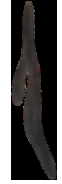
#> input picture UV_synthesis/original convergence/c4.png, 62 x 184 px, found by its file name
$ python c4.py
#> lines starting #> are read from the running program, lines starting #| are printed output that depends on the picture; after the words box and inside, x2 and y2 are one past the last pixel; in counts of white or black regions, pixels touching at a corner belong together
'''
e1
'''

import cv2
import numpy as np
import math
import matplotlib.pyplot as plt

def localTranslationWarpFastWithStrength(srcImg, startX, startY, endX, endY, radius, strength):
    ddradius = float(radius * radius)
    copyImg = np.zeros(srcImg.shape, np.uint8)
    copyImg = srcImg.copy()

    maskImg = np.zeros(srcImg.shape[:2], np.uint8)
    cv2.circle(maskImg, (startX, startY), math.ceil(radius), (255, 255, 255), -1)

    K0 = 100 / strength

    # 计算公式中的|m-c|^2
    ddmc_x = (endX - startX) * (endX - startX)
    ddmc_y = (endY - startY) * (endY - startY)
    H, W, C = srcImg.shape

    mapX = np.vstack([np.arange(W).astype(np.float32).reshape(1, -1)] * H)
    mapY = np.hstack([np.arange(H).astype(np.float32).reshape(-1, 1)] * W)

    distance_x = (mapX - startX) * (mapX - startX)
    distance_y = (mapY - startY) * (mapY - startY)
    distance = distance_x + distance_y
    K1 = np.sqrt(distance)
    ratio_x = (ddradius - distance_x) / (ddradius - distance_x + K0 * ddmc_x)
    ratio_y = (ddradius - distance_y) / (ddradius - distance_y + K0 * ddmc_y)
    ratio_x = ratio_x * ratio_x
    ratio_y = ratio_y * ratio_y

    UX = mapX - ratio_x * (endX - startX) * (1 - K1 / radius)
    UY = mapY - ratio_y * (endY - startY) * (1 - K1 / radius)

    np.copyto(UX, mapX, where=maskImg == 0)
    np.copyto(UY, mapY, where=maskImg == 0)
    UX = UX.astype(np.float32)
    UY = UY.astype(np.float32)
    copyImg = cv2.remap(srcImg, UX, UY, interpolation=cv2.INTER_LINEAR)

    return copyImg


#连续变换并保存j次图像
for j in range(8):

    # 读取图像，包括透明度通道
    img = cv2.imread('original convergence/c4.png', cv2.IMREAD_UNCHANGED)
#> img is the input picture: shape (184, 62, 4); mean B, G, R, A 84, 84.6, 86, 46.7

    # 定义原始关键点
    src_points = np.int_([[28,16],[18,94],[43,152],[32,117]])

    #图像中心坐标
    center = (30,94)

    # 生成随机值
    '''此处随机值的大小代表了液化的移动程度'''
    rand_val = np.random.randint(1, 20)

    # 计算新的关键点，并转换为int
    dst_points = (src_points + np.random.randint(-rand_val, rand_val, src_points.shape)).astype(np.int_)

    #对每个关键点使用localTranslationWarpFastWithStrength函数
    for i in range(len(src_points)):
        img = localTranslationWarpFastWithStrength(img, src_points[i][0], src_points[i][1], dst_points[i][0], dst_points[i][1], 50, 200)
#> this loop made 4 passes
#> (ddmc_x in localTranslationWarpFastWithStrength, ddmc_y in localTranslationWarpFastWithStrength) on passes 1 to 4: (4, 64), (169, 100), (100, 36), (16, 36)
#> pass 1, in localTranslationWarpFastWithStrength, `distance_x = (mapX - startX) * (mapX - startX)`:
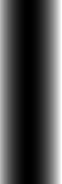
#> distance_x: shape (184, 62) float32; min 0, max 1089, mean 326.5; drawn with min black and max white
#> pass 1, in localTranslationWarpFastWithStrength, `distance_y = (mapY - startY) * (mapY - startY)`:
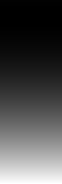
#> distance_y: shape (184, 62) float32; min 0, max 27889, mean 8521.5; drawn with min black and max white
#> pass 1, in localTranslationWarpFastWithStrength, `K1 = np.sqrt(distance)`:
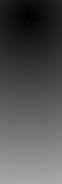
#> K1: shape (184, 62) float32; min 0, max 170.2, mean 80.8
#> after the loop:
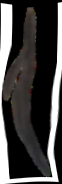
#> img: shape (184, 62, 4); mean B, G, R, A 69.2, 69.8, 71.2, 43.8


    #将变换后的新的关键点转换为np.float32
    src_points = dst_points.astype(np.float32)

    #定义矩阵变换关键点的新的随机值
    '''此处随机值的大小代表了仿射变换的程度'''
    rand_val = np.random.randint(1, 3)

    #计算新的关键点，并转换为float32
    dst_points = (src_points + np.random.randint(-rand_val, rand_val, src_points.shape)).astype(np.float32)


    #计算关键点的最大垂直距离,也就是y坐标的最大值减去最小值
    max_y = np.max(dst_points[:,1])
    min_y = np.min(dst_points[:,1])
    y_distance = max_y - min_y
    print('dst_points=',dst_points)
    print('y_distance=',y_distance)


    # 计算仿射变换矩阵
    matrix = cv2.getPerspectiveTransform(src_points, dst_points)

    # 对图像进行扭曲，边界外的值设为透明
    warped_img = cv2.warpPerspective(img, matrix, (img.shape[1], img.shape[0]), borderValue=(0,0,0,0))
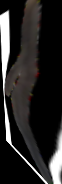
#> warped_img: shape (184, 62, 4); mean B, G, R, A 39.3, 40, 41.5, 43.1

    # 生成随机旋转角度和缩放因子
    '''旋转角度和缩放因子'''
    angle = np.random.uniform(10, 15)  # 旋转角度
    #scale = np.random.uniform(0.6, 1.2)  # 缩放因子
    scale = 0.7


    #计算新的y_distance,计算方法为原来的y)distance乘上cos(angle)再乘上scale
    y_distance = y_distance * math.cos(math.radians(angle)) * scale
    #将y_distance转换为int
    y_distance = int(y_distance)

    print('angle=',angle)
    print('scale=',scale)
    print('y_distance=',y_distance)

    # 计算旋转缩放矩阵
    rot_matrix = cv2.getRotationMatrix2D(center, angle, scale)

    # 对扭曲后的图像进行旋转和缩放`
    final_img = cv2.warpAffine(warped_img, rot_matrix, (warped_img.shape[1], warped_img.shape[0]), borderValue=(0,0,0,0))
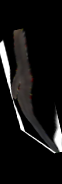
#> final_img: shape (184, 62, 4); mean B, G, R, A 18.5, 18.9, 19.6, 21.1

    # 保存扭曲后的图像
    copyImg = final_img

    # 如果图像是RGB格式，将其转换为RGBA
    if copyImg.shape[2] == 3:
        copyImg = cv2.cvtColor(copyImg, cv2.COLOR_RGB2RGBA)

    # 获取所有白色（也可以是其他颜色）的像素点
    white_pixels = (copyImg[..., :3] == [255, 255, 255]).all(axis=2)
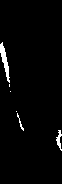
#> white_pixels: shape (184, 62) bool; 2.2% white; 6 white regions (3 under 20 px), largest, box (x1, y1, x2, y2) and area: (0, 42, 10, 83) 159, (56, 130, 62, 151) 60, (17, 113, 24, 131) 29

    # 将所有白色（也可以是其他颜色）的像素点设置为透明
    copyImg[white_pixels, 3] = 0

    # # 保存图像
    # cv2.imwrite('copyImg.png', copyImg)
    #保存第j次变换后的图像
    cv2.imwrite('stripes_part1/c4' + str(j) + '.png', copyImg)

    #将y_distance保存到文件中
    with open('stripes_part1/c4' + str(j) + '.txt','w') as f:
        f.write(str(y_distance) + '\n')
